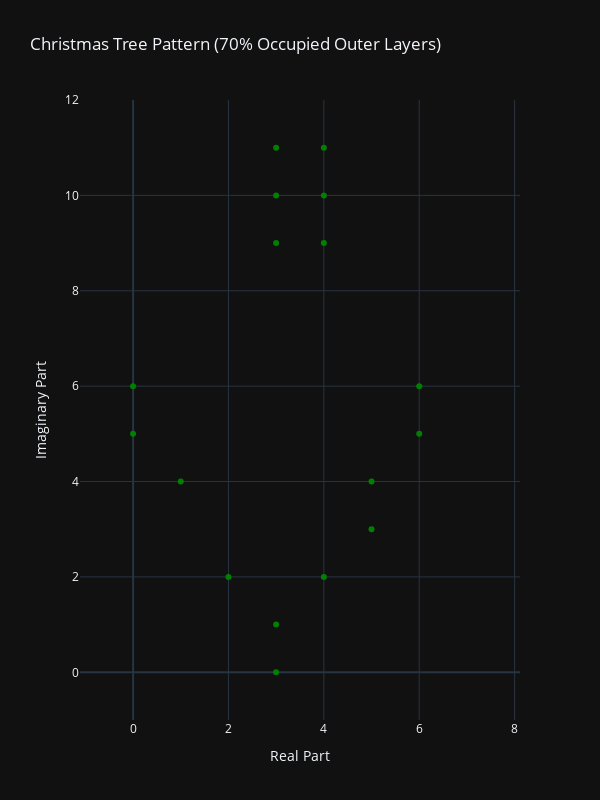

The code cell stored with this chart in its notebook:
### Code cell
dim_start = 0 + 0j
dim_end = 7 + 11j

input_file = 'test.txt'
robots = load_file(input_file)


# Set random seed for reproducibility
random.seed(42)

# Define grid dimensions
dim_start = 0 + 0j
dim_end = 7 + 11j

# Generate all outer positions of the Christmas tree
all_outer_positions = generate_christmas_tree(dim_start, dim_end)

# Select approximately 70% of the outer positions
selected_positions = select_70_percent_positions(all_outer_positions)

# Display the selected positions
print(f"Total Outer Positions: {len(all_outer_positions)}")
print(f"Selected Positions (70%): {len(selected_positions)}")
print("Selected Positions:")
for pos in sorted(selected_positions, key=lambda p: (p.imag, p.real)):
    print(f"({int(pos.real)}, {int(pos.imag)})")

# Assign robots to selected target positions
if len(robots) != len(selected_positions):
    print(f"Number of robots ({len(robots)}) does not match number of target positions ({len(selected_positions)}).")

# Calculate minimal synchronization time
T_min = calculate_overall_min_time(robots, dim_start, dim_end, selected_positions, required_percentage=0.7)
if T_min is not None:
    print(f"\nThe minimal synchronization time is {T_min} seconds.")
else:
    print("\nSynchronization into a Christmas tree pattern is impossible with the given robot configurations.")

# Plot the Christmas tree
plot_tree_plotly(selected_positions, dim_start, dim_end)

### Figure 1 — Plotly figure (JSON) as saved in the notebook; plotly's stock layout.template omitted (floating-point values rounded to 4 significant figures)
{"data": [{"hovertemplate": "Real=%{x}<br>Imaginary=%{y}<extra></extra>", "legendgroup": "", "marker": {"color": "green", "symbol": "circle"}, "mode": "markers", "name": "", "orientation": "v", "showlegend": false, "x": [4.0, 2.0, 3.0, 5.0, 1.0, 4.0, 4.0, 3.0, 6.0, 0.0, 3.0, 3.0, 0.0, 5.0, 4.0, 6.0, 3.0], "xaxis": "x", "y": [10.0, 2.0, 0.0, 4.0, 4.0, 9.0, 2.0, 11.0, 5.0, 6.0, 10.0, 1.0, 5.0, 3.0, 11.0, 6.0, 9.0], "yaxis": "y", "type": "scatter"}], "layout": {"xaxis": {"anchor": "y", "domain": [0.0, 1.0], "title": {"text": "Real Part"}, "range": [-1.0, 8.0]}, "yaxis": {"anchor": "x", "domain": [0.0, 1.0], "title": {"text": "Imaginary Part"}, "range": [-1.0, 12.0], "scaleanchor": "x", "scaleratio": 1}, "legend": {"tracegroupgap": 0}, "title": {"text": "Christmas Tree Pattern (70% Occupied Outer Layers)"}, "showlegend": false, "width": 600, "height": 800}}
